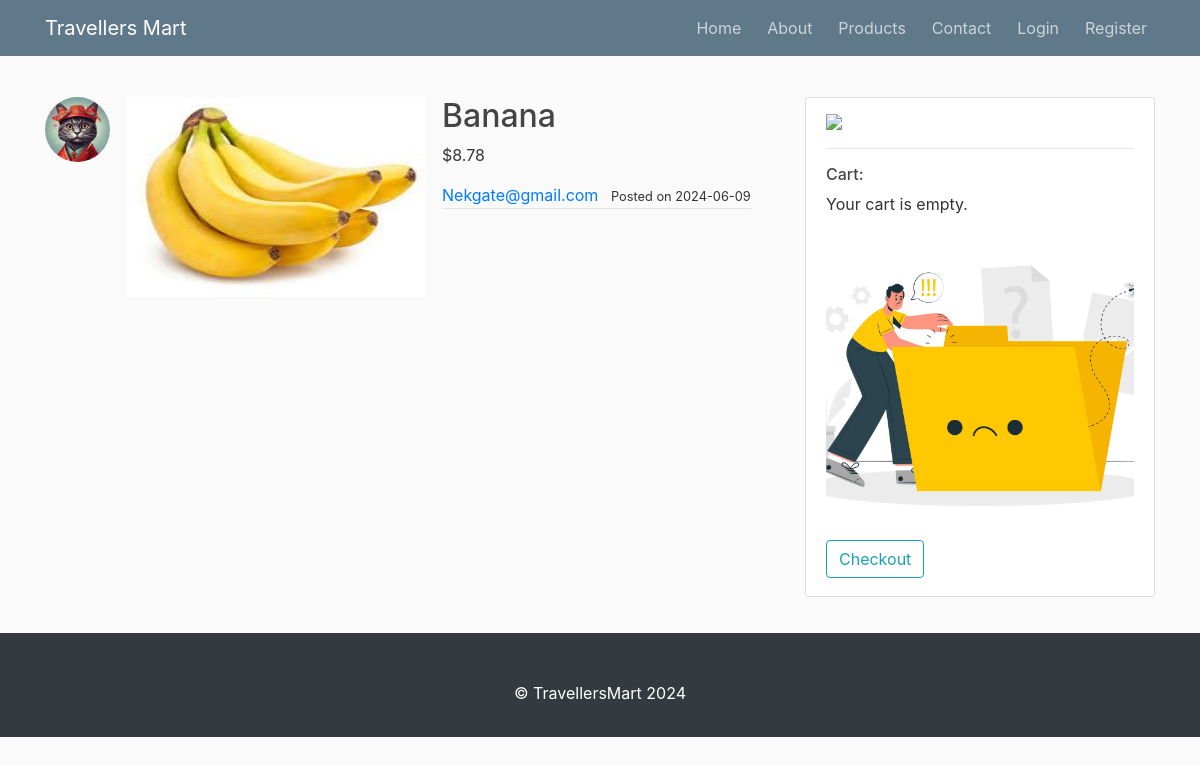
/post/1, run on an earlier commit of the app's database.
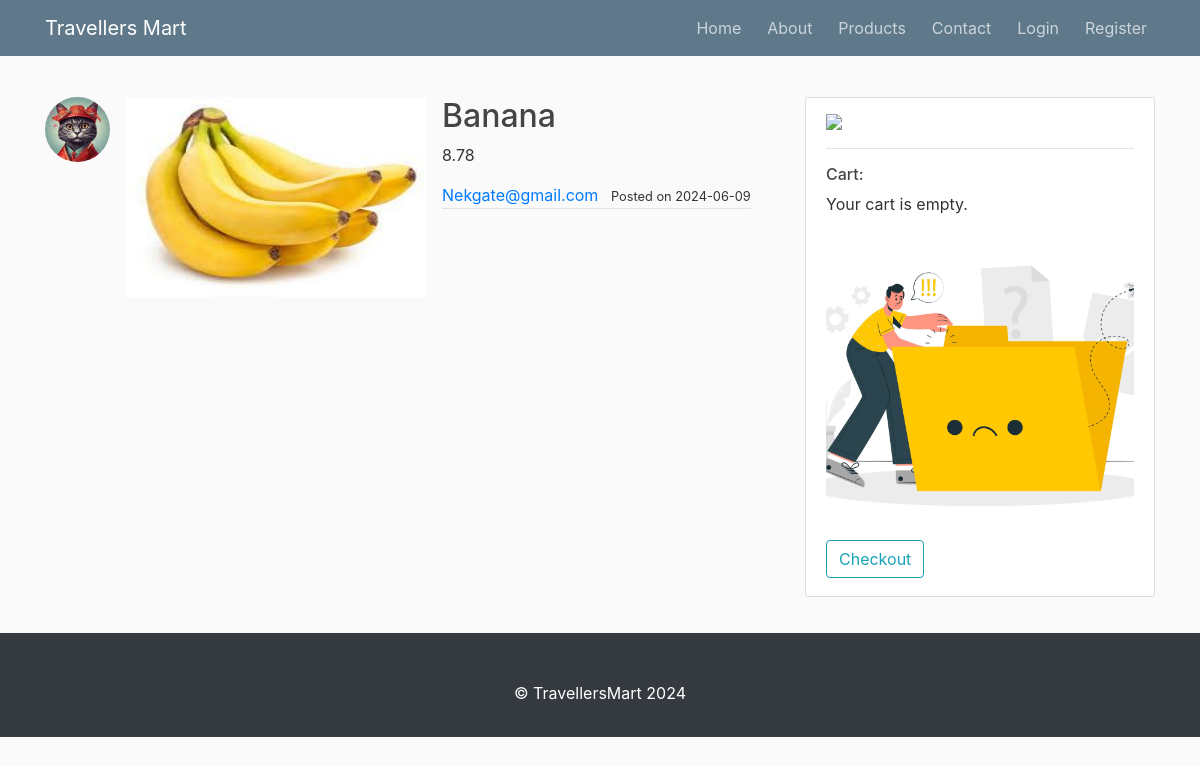
And on a later commit of the database.
### flask_station/models.py (models this page shows, shortened)
class Post(db.Model):
    id = db.Column(db.Integer, primary_key=True)
    selling_item = db.Column(db.String(100), nullable=False,)
    content = db.Column(db.Text, nullable=False)
    price = db.Column(db.Text, nullable=False)
    image = db.Column(db.String(100), nullable=False)
    date_posted = db.Column(db.DateTime, nullable=False, default=datetime.utcnow)
    user_id = db.Column(db.Integer, db.ForeignKey('user.id'), nullable=False)

### flask_station/posts/routes.py (the view)
@posts.route('/post/<int:post_id>')
def post(post_id):
    post = Post.query.get_or_404(post_id)  # Get the post by ID or return 404 if not found
    return render_template('post.html', title='post.title', post=post)  # Render the post view template

### run.py (called while the page is built)
@app.context_processor
def inject_request_path():
    return dict(request_path=request.path)

### flask_station/templates/post.html (shortened to what this page needs)
{% extends "layout.html" %}
{% block content %}
<div class="col-md-8">
  <article class="media price-section">
    <img class="rounded-circle article-img" src="{{ url_for('static', filename='profile_pics/' + post.merchant.image_file) }}">
    <div class="media-body d-md-flex">
      <img src="{{ url_for('static', filename='post_pics/' + post.image) }}" width="300px" height="200px" alt="">
      <div class="ml-3">
        <h2 class="article-title">{{ post.selling_item }}</h2>
        <p class="article-content">{{ post.price }}</p>
          <div class="article-metadata">
              <a class="mr-2" href="{{ url_for('users.user_posts', username=post.merchant.username) }}">{{ post.merchant.username }}</a>
              <small>Posted on {{ post.date_posted.strftime('%Y-%m-%d') }}</small>
          </div>
      </div>
    </div>
</article>
</div>
    {% endblock content %}

What changed in the data, as far as the page shows it:
changed Post "Banana": price "$8.78" → "8.78"
